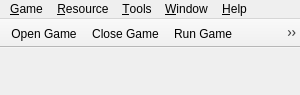
<?xml version="1.0" encoding="UTF-8"?>
<ui version="4.0">
 <class>Menu</class>
 <widget class="QMainWindow" name="Menu">
  <property name="geometry">
   <rect>
    <x>0</x>
    <y>0</y>
    <width>300</width>
    <height>95</height>
   </rect>
  </property>
  <property name="minimumSize">
   <size>
    <width>300</width>
    <height>95</height>
   </size>
  </property>
  <property name="maximumSize">
   <size>
    <width>300</width>
    <height>95</height>
   </size>
  </property>
  <property name="windowTitle">
   <string>AGI Studio</string>
  </property>
  <property name="windowIcon">
   <iconset resource="agistudio.qrc">
    <normaloff>:/icons/app_icon.xpm</normaloff>:/icons/app_icon.xpm</iconset>
  </property>
  <widget class="QWidget" name="centralwidget">
   <property name="enabled">
    <bool>true</bool>
   </property>
   <property name="autoFillBackground">
    <bool>false</bool>
   </property>
   <layout class="QHBoxLayout" name="horizontalLayout"/>
  </widget>
  <widget class="QMenuBar" name="menuBar">
   <property name="geometry">
    <rect>
     <x>0</x>
     <y>0</y>
     <width>300</width>
     <height>21</height>
    </rect>
   </property>
   <widget class="QMenu" name="menu_Game">
    <property name="title">
     <string>&amp;Game</string>
    </property>
    <widget class="QMenu" name="menuNew">
     <property name="title">
      <string>&amp;New</string>
     </property>
     <addaction name="actionNewBlank"/>
     <addaction name="actionNewFromTemplate"/>
    </widget>
    <addaction name="menuNew"/>
    <addaction name="actionGameOpen"/>
    <addaction name="actionGameClose"/>
    <addaction name="actionGameRun"/>
    <addaction name="separator"/>
    <addaction name="actionAppSettings"/>
    <addaction name="separator"/>
    <addaction name="actionAppQuit"/>
   </widget>
   <widget class="QMenu" name="menu_Resource">
    <property name="title">
     <string>&amp;Resource</string>
    </property>
    <addaction name="actionResNewWindow"/>
    <addaction name="separator"/>
    <addaction name="actionResAdd"/>
    <addaction name="actionResExtract"/>
    <addaction name="actionResDelete"/>
    <addaction name="actionResRenumber"/>
    <addaction name="separator"/>
    <addaction name="actionResRebuildVOLFiles"/>
    <addaction name="actionResRecompileAll"/>
   </widget>
   <widget class="QMenu" name="menu_Tools">
    <property name="title">
     <string>&amp;Tools</string>
    </property>
    <addaction name="actionToolsViewEditor"/>
    <addaction name="actionToolsLogicEditor"/>
    <addaction name="actionToolsTextEditor"/>
    <addaction name="actionToolsObjectEditor"/>
    <addaction name="actionToolsWordTokensEditor"/>
    <addaction name="actionToolsPictureEditor"/>
    <addaction name="actionToolsSoundPlayer"/>
   </widget>
   <widget class="QMenu" name="menu_Window">
    <property name="title">
     <string>&amp;Window</string>
    </property>
    <addaction name="actionWindowSaveAll"/>
    <addaction name="actionWindowSaveAllandRun"/>
    <addaction name="actionWindowList"/>
   </widget>
   <widget class="QMenu" name="menu_Help">
    <property name="title">
     <string>&amp;Help</string>
    </property>
    <addaction name="actionHelpContents"/>
    <addaction name="actionHelpIndex"/>
    <addaction name="separator"/>
    <addaction name="actionHelpAboutQt"/>
    <addaction name="actionHelpAboutAGIStudio"/>
   </widget>
   <addaction name="menu_Game"/>
   <addaction name="menu_Resource"/>
   <addaction name="menu_Tools"/>
   <addaction name="menu_Window"/>
   <addaction name="menu_Help"/>
  </widget>
  <widget class="QToolBar" name="toolBar">
   <property name="windowTitle">
    <string>toolBar</string>
   </property>
   <property name="movable">
    <bool>false</bool>
   </property>
   <attribute name="toolBarArea">
    <enum>TopToolBarArea</enum>
   </attribute>
   <attribute name="toolBarBreak">
    <bool>false</bool>
   </attribute>
   <addaction name="actionOpenGameButton"/>
   <addaction name="actionCloseGameButton"/>
   <addaction name="actionRunGameButton"/>
   <addaction name="actionViewEditorButton"/>
   <addaction name="actionLogicEditorButton"/>
   <addaction name="actionTextEditorButton"/>
   <addaction name="actionObjectEditorButton"/>
   <addaction name="actionWordTokensEditorButton"/>
   <addaction name="actionPictureEditorButton"/>
  </widget>
  <widget class="QStatusBar" name="statusBarMainMenu">
   <property name="sizeGripEnabled">
    <bool>false</bool>
   </property>
  </widget>
  <action name="actionOpenGameButton">
   <property name="icon">
    <iconset resource="agistudio.qrc">
     <normaloff>:/icons/toolbar_open.xpm</normaloff>:/icons/toolbar_open.xpm</iconset>
   </property>
   <property name="text">
    <string>Open Game</string>
   </property>
  </action>
  <action name="actionCloseGameButton">
   <property name="icon">
    <iconset resource="agistudio.qrc">
     <normaloff>:/icons/toolbar_close.xpm</normaloff>:/icons/toolbar_close.xpm</iconset>
   </property>
   <property name="text">
    <string>Close Game</string>
   </property>
  </action>
  <action name="actionRunGameButton">
   <property name="icon">
    <iconset resource="agistudio.qrc">
     <normaloff>:/icons/toolbar_run.xpm</normaloff>:/icons/toolbar_run.xpm</iconset>
   </property>
   <property name="text">
    <string>Run Game</string>
   </property>
  </action>
  <action name="actionViewEditorButton">
   <property name="icon">
    <iconset resource="agistudio.qrc">
     <normaloff>:/icons/toolbar_viewedit.xpm</normaloff>:/icons/toolbar_viewedit.xpm</iconset>
   </property>
   <property name="text">
    <string>View Editor</string>
   </property>
  </action>
  <action name="actionLogicEditorButton">
   <property name="icon">
    <iconset resource="agistudio.qrc">
     <normaloff>:/icons/toolbar_logedit.xpm</normaloff>:/icons/toolbar_logedit.xpm</iconset>
   </property>
   <property name="text">
    <string>Logic Editor</string>
   </property>
  </action>
  <action name="actionTextEditorButton">
   <property name="icon">
    <iconset resource="agistudio.qrc">
     <normaloff>:/icons/toolbar_textedit.xpm</normaloff>:/icons/toolbar_textedit.xpm</iconset>
   </property>
   <property name="text">
    <string>Text Editor</string>
   </property>
  </action>
  <action name="actionObjectEditorButton">
   <property name="icon">
    <iconset resource="agistudio.qrc">
     <normaloff>:/icons/toolbar_objedit.xpm</normaloff>:/icons/toolbar_objedit.xpm</iconset>
   </property>
   <property name="text">
    <string>Object Editor</string>
   </property>
  </action>
  <action name="actionWordTokensEditorButton">
   <property name="icon">
    <iconset resource="agistudio.qrc">
     <normaloff>:/icons/toolbar_wordsedit.xpm</normaloff>:/icons/toolbar_wordsedit.xpm</iconset>
   </property>
   <property name="text">
    <string>WORD.TOK Editor</string>
   </property>
  </action>
  <action name="actionPictureEditorButton">
   <property name="icon">
    <iconset resource="agistudio.qrc">
     <normaloff>:/icons/toolbar_picedit.xpm</normaloff>:/icons/toolbar_picedit.xpm</iconset>
   </property>
   <property name="text">
    <string>Picture Editor</string>
   </property>
  </action>
  <action name="actionNewBlank">
   <property name="text">
    <string>&amp;Blank...</string>
   </property>
  </action>
  <action name="actionNewFromTemplate">
   <property name="text">
    <string>From &amp;Template...</string>
   </property>
  </action>
  <action name="actionGameOpen">
   <property name="text">
    <string>&amp;Open...</string>
   </property>
   <property name="shortcut">
    <string>Ctrl+O</string>
   </property>
  </action>
  <action name="actionGameClose">
   <property name="text">
    <string>&amp;Close</string>
   </property>
  </action>
  <action name="actionGameRun">
   <property name="text">
    <string>&amp;Run</string>
   </property>
   <property name="shortcut">
    <string>Ctrl+R</string>
   </property>
  </action>
  <action name="actionAppSettings">
   <property name="text">
    <string>&amp;Settings...</string>
   </property>
  </action>
  <action name="actionAppQuit">
   <property name="text">
    <string>&amp;Quit</string>
   </property>
   <property name="shortcut">
    <string>Alt+F4</string>
   </property>
  </action>
  <action name="actionResNewWindow">
   <property name="text">
    <string>New Window</string>
   </property>
  </action>
  <action name="actionResAdd">
   <property name="text">
    <string>&amp;Add</string>
   </property>
  </action>
  <action name="actionResExtract">
   <property name="text">
    <string>&amp;Extract</string>
   </property>
  </action>
  <action name="actionResDelete">
   <property name="text">
    <string>&amp;Delete</string>
   </property>
  </action>
  <action name="actionResRenumber">
   <property name="text">
    <string>&amp;Renumber</string>
   </property>
  </action>
  <action name="actionResRebuildVOLFiles">
   <property name="text">
    <string>Re&amp;build VOL Files</string>
   </property>
  </action>
  <action name="actionResRecompileAll">
   <property name="text">
    <string>Re&amp;compile All</string>
   </property>
  </action>
  <action name="actionToolsViewEditor">
   <property name="text">
    <string>&amp;View Editor</string>
   </property>
  </action>
  <action name="actionToolsLogicEditor">
   <property name="text">
    <string>&amp;Logic Editor</string>
   </property>
  </action>
  <action name="actionToolsTextEditor">
   <property name="text">
    <string>&amp;Text Editor</string>
   </property>
  </action>
  <action name="actionToolsPictureEditor">
   <property name="text">
    <string>&amp;Picture Editor</string>
   </property>
  </action>
  <action name="actionToolsObjectEditor">
   <property name="text">
    <string>&amp;Object Editor</string>
   </property>
  </action>
  <action name="actionToolsWordTokensEditor">
   <property name="text">
    <string>&amp;Word Tokens Editor</string>
   </property>
  </action>
  <action name="actionToolsSoundPlayer">
   <property name="text">
    <string>&amp;Sound Player</string>
   </property>
  </action>
  <action name="actionWindowSaveAll">
   <property name="text">
    <string>&amp;Save All</string>
   </property>
  </action>
  <action name="actionWindowSaveAllandRun">
   <property name="text">
    <string>Save All and &amp;Run</string>
   </property>
  </action>
  <action name="actionWindowList">
   <property name="text">
    <string>&amp;Window List</string>
   </property>
  </action>
  <action name="actionHelpContents">
   <property name="text">
    <string>&amp;Contents</string>
   </property>
  </action>
  <action name="actionHelpIndex">
   <property name="text">
    <string>&amp;Index</string>
   </property>
  </action>
  <action name="actionHelpAboutAGIStudio">
   <property name="text">
    <string>&amp;About AGI Studio</string>
   </property>
  </action>
  <action name="actionHelpAboutQt">
   <property name="text">
    <string>About &amp;Qt</string>
   </property>
  </action>
 </widget>
 <resources>
  <include location="agistudio.qrc"/>
 </resources>
 <connections/>
</ui>
